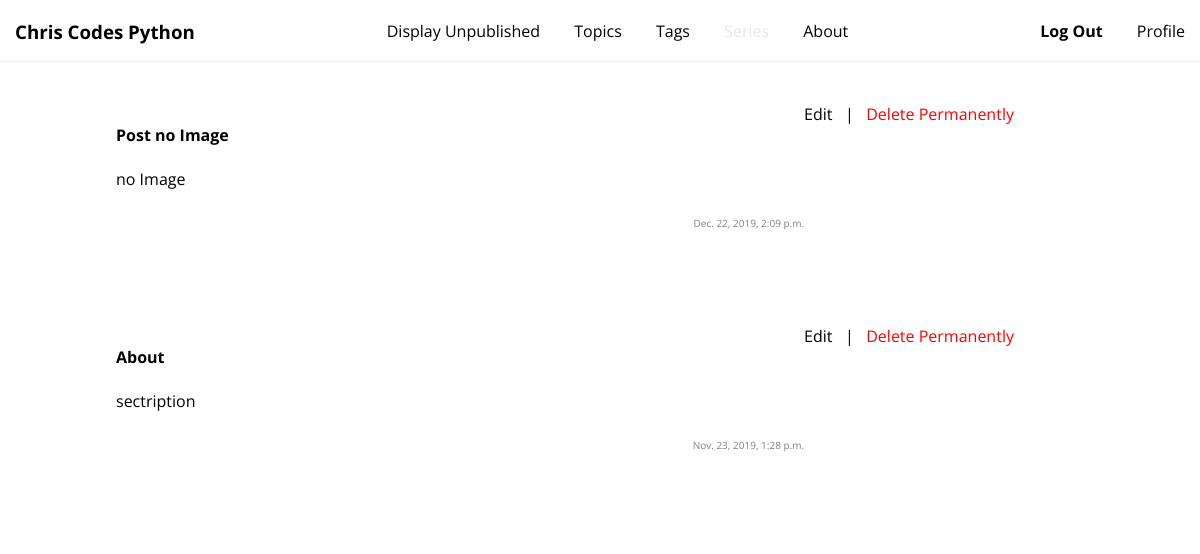
/post/post_list_all/ (signed in), run on an earlier commit of the app's database.
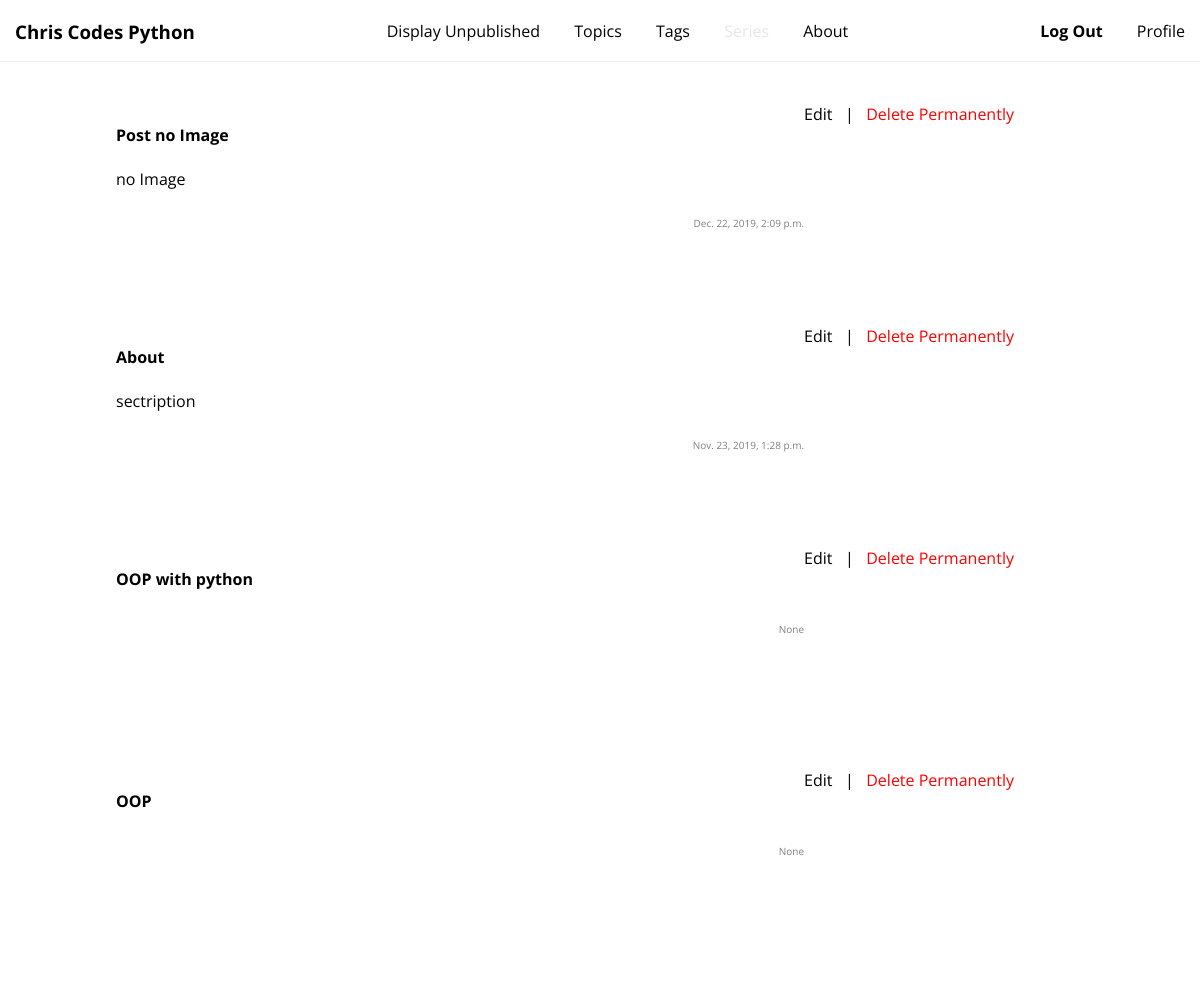
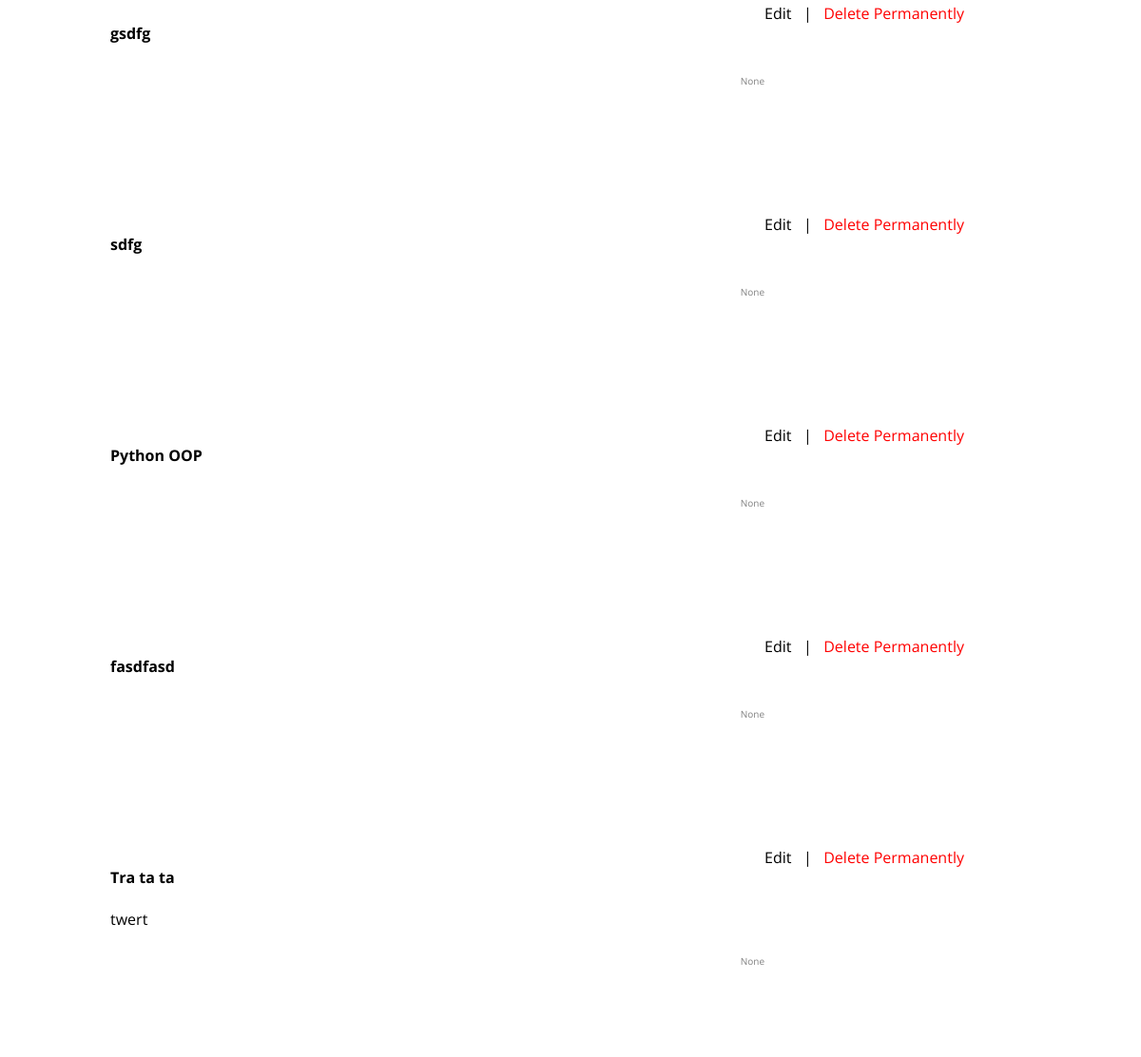
And on a later commit of the database (2 pictures, top to bottom).
### post/models.py (models this page shows, shortened)
class Post(models.Model):
    title = models.CharField(max_length=128, unique=True)
    subtitle = models.CharField(max_length=128)
    description = models.CharField(max_length=512)
    publication_date = models.DateTimeField(blank=True, null=True)
    slug = models.SlugField(unique=True)
    is_published = models.BooleanField(default=False, blank=True, null=True)
    post_series = models.ForeignKey(
            PostSeries, on_delete=models.CASCADE,
            related_name='posts', null=True,
            blank=True,
        )
    topic = models.ForeignKey(
            Topic, on_delete=models.CASCADE,
            related_name='posts',
        )
    class Meta:
        ordering = ['-publication_date']

### post/views.py (the view)
# urls.py: path('post_list_all/', post_list_all, name='post_list_all'),
@login_required
def post_list_all(request):
    context = {}
    post_list = Post.objects.all()
    images = findCoverImg(post_list) # cover images
    context['post_list'] = zip(post_list, images)
    print(context)
    return render(request, 'post/post_list.html', context)

### accounts/models.py (called while the page is built)
    @property
    def is_staff(self):
        return self.staff

### post/views.py (called while the page is built)
def findCoverImg(post_list):
    img_array = []
    for post in post_list:
        cover_img=None
        for section in PostSection.objects.filter(post=post):
            if section.image:
                cover_img =  section.image
                break
        img_array.append( cover_img)
    return img_array

### post/templates/post/post_list.html (shortened to what this page needs)
{% extends 'base.html' %}
{% load static %}
{% block head %}
<link rel="stylesheet" href="{% static 'post/css/post_list.css' %}">
{% endblock %}
{% block body %}
<div id="post-container">
  <div class="section">
    <div class="home-image ">
    </div>
  </div>
  {% for post, image in post_list %}
  <div href="{% url 'post:post_detail' slug=post.slug %}" class="post-box post-highlight">
    <a href="{% url 'post:post_detail' slug=post.slug %}">
      <div class="post-description">
        <div class="post-main-info">
          <h4>{{ post.title }}</h4>
          <p>{{ post.description|slice:":255"|striptags }}</p>
        </div>
        <div class="post-info">
          <p class="post_pub_date">{{ post.publication_date }}</p>
        </div>
      </div>
    </a>
    {% if user.is_staff %}
    <div style="position:relative; bottom: 0px; float:left;">
      <a style="display:inline-block;" href="{% url 'post:post_update' post_id=post.id %}">Edit</a> &nbsp; | &nbsp;
      <a style="display:inline-block; color:red;" href="{% url 'post:post_delete' post_id=post.id %}">Delete
        Permanently</a>
    </div>
    {% endif %}
  </div>
  {% endfor %}
</div>
{% endblock %}

What changed in the data, as far as the page shows it:
added Post: title "OOP with python", publication_date "None"
added Post: title "OOP", publication_date "None"
added Post: title "gsdfg", publication_date "None"
added Post: title "sdfg", publication_date "None"
added Post: title "Python OOP", publication_date "None"
added Post: title "fasdfasd", publication_date "None"
added Post: title "Tra ta ta", description "twert", publication_date "None"
